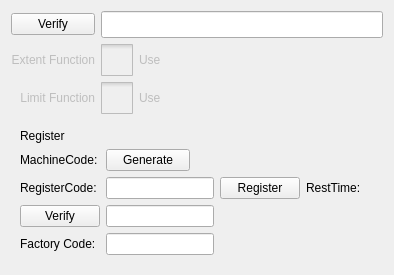
     <widget class="QWidget" name="adminSettingsPage">
      <property name="enabled">
       <bool>true</bool>
      </property>
      <attribute name="title">
       <string>Admin Settings</string>
      </attribute>
      <layout class="QGridLayout" name="gridLayout_2">
       <item row="0" column="0">
        <widget class="QPushButton" name="verifyButton">
         <property name="text">
          <string>Verify</string>
         </property>
        </widget>
       </item>
       <item row="0" column="1">
        <widget class="ICLineEditWithVirtualKeyboard" name="pwdEdit">
         <property name="enabled">
          <bool>true</bool>
         </property>
         <property name="minimumSize">
          <size>
           <width>0</width>
           <height>27</height>
          </size>
         </property>
         <property name="maximumSize">
          <size>
           <width>16777215</width>
           <height>27</height>
          </size>
         </property>
         <property name="echoMode">
          <enum>QLineEdit::Password</enum>
         </property>
        </widget>
       </item>
       <item row="1" column="0">
        <widget class="QLabel" name="extentLabel">
         <property name="enabled">
          <bool>false</bool>
         </property>
         <property name="text">
          <string>Extent Function</string>
         </property>
         <property name="alignment">
          <set>Qt::AlignRight|Qt::AlignTrailing|Qt::AlignVCenter</set>
         </property>
        </widget>
       </item>
       <item row="1" column="1">
        <widget class="QCheckBox" name="extentFunctionCheckBox">
         <property name="enabled">
          <bool>false</bool>
         </property>
         <property name="styleSheet">
          <string notr="true">::indicator {
     width: 32px;
     height: 32px;
 }

::indicator:unchecked 
{
     image: url(:/resource/check_unchecked.png);
 }
::indicator:checked 
{
     image: url(:/resource/check_checked.png);
 }

::indicator:checked:disabled
{
 image: url(:/resource/check_checked_disable.png);
}

::indicator:unchecked:disabled
{
 image: url(:/resource/check_unchecked_disable.png);
}</string>
         </property>
         <property name="text">
          <string>Use</string>
         </property>
        </widget>
       </item>
       <item row="2" column="0">
        <widget class="QLabel" name="limitFunctionLabel">
         <property name="enabled">
          <bool>false</bool>
         </property>
         <property name="text">
          <string>Limit Function</string>
         </property>
         <property name="alignment">
          <set>Qt::AlignRight|Qt::AlignTrailing|Qt::AlignVCenter</set>
         </property>
        </widget>
       </item>
       <item row="2" column="1">
        <widget class="QCheckBox" name="limitFunctionBox">
         <property name="enabled">
          <bool>false</bool>
         </property>
         <property name="styleSheet">
          <string notr="true">::indicator {
     width: 32px;
     height: 32px;
 }

::indicator:unchecked 
{
     image: url(:/resource/check_unchecked.png);
 }
::indicator:checked 
{
     image: url(:/resource/check_checked.png);
 }

::indicator:checked:disabled
{
 image: url(:/resource/check_checked_disable.png);
}

::indicator:unchecked:disabled
{
 image: url(:/resource/check_unchecked_disable.png);
}</string>
         </property>
         <property name="text">
          <string>Use</string>
         </property>
        </widget>
       </item>
       <item row="3" column="0" colspan="2">
        <widget class="QWidget" name="registerContainer" native="true">
         <layout class="QGridLayout" name="gridLayout">
          <item row="0" column="0">
           <widget class="QLabel" name="label_36">
            <property name="sizePolicy">
             <sizepolicy hsizetype="Fixed" vsizetype="Fixed">
              <horstretch>0</horstretch>
              <verstretch>0</verstretch>
             </sizepolicy>
            </property>
            <property name="text">
             <string>Register</string>
            </property>
           </widget>
          </item>
          <item row="0" column="1">
           <widget class="QLabel" name="tipLabel">
            <property name="text">
             <string/>
            </property>
           </widget>
          </item>
          <item row="1" column="0">
           <widget class="QLabel" name="label_37">
            <property name="sizePolicy">
             <sizepolicy hsizetype="Fixed" vsizetype="Fixed">
              <horstretch>0</horstretch>
              <verstretch>0</verstretch>
             </sizepolicy>
            </property>
            <property name="text">
             <string>MachineCode:</string>
            </property>
           </widget>
          </item>
          <item row="1" column="1">
           <widget class="QPushButton" name="generateBtn">
            <property name="sizePolicy">
             <sizepolicy hsizetype="Fixed" vsizetype="Fixed">
              <horstretch>0</horstretch>
              <verstretch>0</verstretch>
             </sizepolicy>
            </property>
            <property name="maximumSize">
             <size>
              <width>84</width>
              <height>16777215</height>
             </size>
            </property>
            <property name="text">
             <string>Generate</string>
            </property>
           </widget>
          </item>
          <item row="2" column="0">
           <widget class="QLabel" name="label_38">
            <property name="sizePolicy">
             <sizepolicy hsizetype="Fixed" vsizetype="Fixed">
              <horstretch>0</horstretch>
              <verstretch>0</verstretch>
             </sizepolicy>
            </property>
            <property name="text">
             <string>RegisterCode:</string>
            </property>
           </widget>
          </item>
          <item row="2" column="1">
           <widget class="ICLineEditWithVirtualNumericKeypad" name="registerCode">
            <property name="sizePolicy">
             <sizepolicy hsizetype="Expanding" vsizetype="Fixed">
              <horstretch>0</horstretch>
              <verstretch>0</verstretch>
             </sizepolicy>
            </property>
           </widget>
          </item>
          <item row="2" column="2">
           <widget class="QPushButton" name="registerBtn">
            <property name="sizePolicy">
             <sizepolicy hsizetype="Fixed" vsizetype="Fixed">
              <horstretch>0</horstretch>
              <verstretch>0</verstretch>
             </sizepolicy>
            </property>
            <property name="minimumSize">
             <size>
              <width>27</width>
              <height>0</height>
             </size>
            </property>
            <property name="maximumSize">
             <size>
              <width>84</width>
              <height>16777215</height>
             </size>
            </property>
            <property name="text">
             <string>Register</string>
            </property>
           </widget>
          </item>
          <item row="2" column="3">
           <widget class="QLabel" name="label_39">
            <property name="sizePolicy">
             <sizepolicy hsizetype="Fixed" vsizetype="Fixed">
              <horstretch>0</horstretch>
              <verstretch>0</verstretch>
             </sizepolicy>
            </property>
            <property name="minimumSize">
             <size>
              <width>29</width>
              <height>0</height>
             </size>
            </property>
            <property name="maximumSize">
             <size>
              <width>84</width>
              <height>16777215</height>
             </size>
            </property>
            <property name="layoutDirection">
             <enum>Qt::RightToLeft</enum>
            </property>
            <property name="text">
             <string>RestTime:</string>
            </property>
           </widget>
          </item>
          <item row="2" column="4">
           <widget class="QLabel" name="restTime">
            <property name="sizePolicy">
             <sizepolicy hsizetype="Preferred" vsizetype="Fixed">
              <horstretch>0</horstretch>
              <verstretch>0</verstretch>
             </sizepolicy>
            </property>
            <property name="text">
             <string/>
            </property>
           </widget>
          </item>
          <item row="3" column="0">
           <widget class="QPushButton" name="verifySupperButton">
            <property name="text">
             <string>Verify</string>
            </property>
           </widget>
          </item>
          <item row="3" column="1">
           <widget class="ICLineEditWithVirtualKeyboard" name="supperPwdEdit">
            <property name="enabled">
             <bool>true</bool>
            </property>
            <property name="text">
             <string notr="true"/>
            </property>
            <property name="echoMode">
             <enum>QLineEdit::Password</enum>
            </property>
           </widget>
          </item>
          <item row="4" column="0">
           <widget class="QLabel" name="label_41">
            <property name="sizePolicy">
             <sizepolicy hsizetype="Fixed" vsizetype="Fixed">
              <horstretch>0</horstretch>
              <verstretch>0</verstretch>
             </sizepolicy>
            </property>
            <property name="text">
             <string>Factory Code:</string>
            </property>
           </widget>
          </item>
          <item row="4" column="1">
           <widget class="ICLineEditWithVirtualNumericKeypad" name="factoryCode">
            <property name="sizePolicy">
             <sizepolicy hsizetype="Expanding" vsizetype="Fixed">
              <horstretch>0</horstretch>
              <verstretch>0</verstretch>
             </sizepolicy>
            </property>
           </widget>
          </item>
          <item row="1" column="2" colspan="2">
           <widget class="QLabel" name="machineCode">
            <property name="text">
             <string/>
            </property>
           </widget>
          </item>
         </layout>
        </widget>
       </item>
      </layout>
     </widget>
